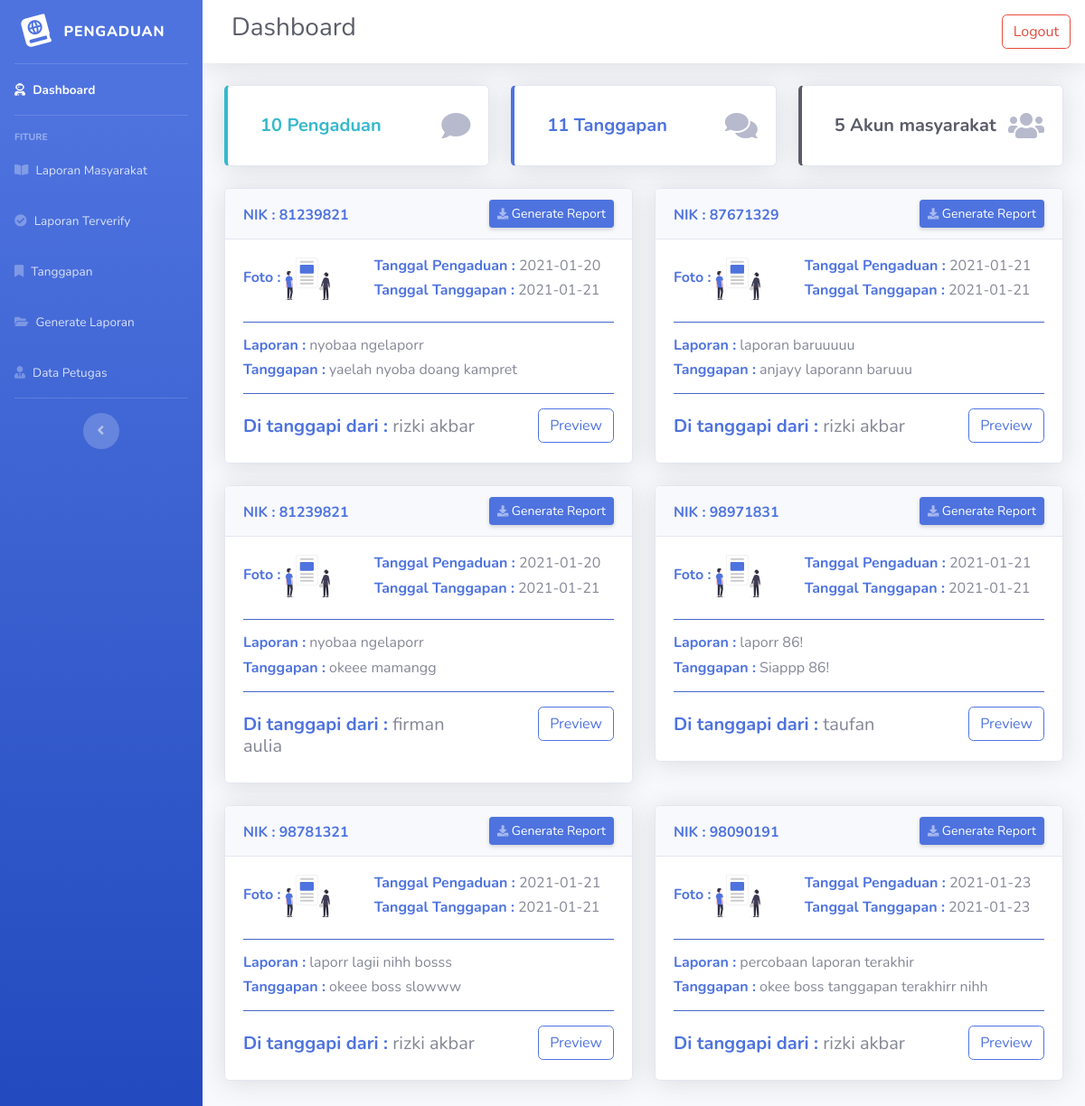
Page /src/admin/dashboard.php on the committed database.
### tables this page shows
CREATE TABLE `pengaduan` (
  `id_pengaduan` int(11) NOT NULL,
  `tgl_pengaduan` date NOT NULL,
  `nik` int(16) NOT NULL,
  `isi_laporan` text NOT NULL,
  `foto` varchar(255) NOT NULL,
  `status` enum('0','proses','selesai') NOT NULL
);

CREATE TABLE `tanggapan` (
  `id_tanggapan` int(11) NOT NULL,
  `id_pengaduan` int(11) NOT NULL,
  `tgl_tanggapan` date NOT NULL,
  `tanggapan` text NOT NULL,
  `id_petugas` int(11) NOT NULL
);

CREATE TABLE `masyarakat` (
  `nik` int(16) NOT NULL,
  `nama` varchar(36) NOT NULL,
  `username` varchar(25) NOT NULL,
  `password` varchar(32) NOT NULL,
  `telp` varchar(13) NOT NULL
);

CREATE TABLE `petugas` (
  `id_petugas` int(11) NOT NULL,
  `nama_petugas` varchar(35) NOT NULL,
  `username` varchar(25) NOT NULL,
  `password` varchar(32) NOT NULL,
  `telp` varchar(13) NOT NULL,
  `level` enum('admin','petugas') NOT NULL
);

### src/admin/dashboard.php (the view)
<?php
$title = 'Dashboard';
require '../../public/app.php';
require '../layouts/header.php';
require '../layouts/navAdmin.php';
$pengaduan = mysqli_query($conn, "SELECT * FROM pengaduan ORDER BY id_pengaduan  DESC LIMIT 1");
$tanggapan = mysqli_query($conn, "SELECT * FROM tanggapan ORDER BY id_tanggapan DESC LIMIT 1");
$masyarakat = mysqli_query($conn, "SELECT * FROM masyarakat ORDER BY nik  DESC LIMIT 1");
$query = "SELECT * FROM (( tanggapan INNER JOIN pengaduan ON tanggapan.id_pengaduan = pengaduan.id_pengaduan )
                          INNER JOIN petugas ON tanggapan.id_petugas = petugas.id_petugas )";
$result = mysqli_query($conn, $query);
?>
<?php while ($row = mysqli_fetch_assoc($pengaduan)) : ?>
  <div class="row mb-3">
    <div class="col-md-4 mb-4" data-aos="fade-up" data-aos-duration="300">
      <div class="card border-left-info shadow h-100 py-2">
        <div class="card-body">
          <div class="row no-gutters align-items-center">
            <div class="col ml-3">
              <div class="h5 mb-0 font-weight-bold text-info"><?= $row['id_pengaduan']; ?> Pengaduan</div>
            </div>
            <i class="fas fa-comment fa-2x text-gray-500"></i>
          </div>
        </div>
      </div>
    </div>
  <?php endwhile; ?>
  <?php while ($row = mysqli_fetch_assoc($tanggapan)) : ?>
    <div class="col-md-4 mb-4" data-aos="fade-up" data-aos-duration="700">
      <div class="card border-left-primary shadow h-100 py-2">
        <div class="card-body">
          <div class="row no-gutters align-items-center">
            <div class="col ml-3">
              <div class="h5 mb-0 font-weight-bold text-primary"><?= $row['id_tanggapan']; ?> Tanggapan</div>
            </div>
            <i class="fas fa-comments fa-2x text-gray-500"></i>
          </div>
        </div>
      </div>
    </div>
  <?php endwhile; ?>
  <?php while ($row = mysqli_fetch_assoc($masyarakat)) : ?>
    <div class="col-md-4 mb-4" data-aos="fade-up" data-aos-duration="700">
      <div class="card border-left-dark shadow h-100 py-2">
        <div class="card-body">
          <div class="row no-gutters align-items-center">
            <div class="col ml-3">
              <div class="h5 mb-0 font-weight-bold text-dark">5 Akun masyarakat</div>
            </div>
            <i class="fas fa-users fa-2x text-gray-500"></i>
          </div>
        </div>
      </div>
    </div>
  <?php endwhile ?>
  <?php while ($row = mysqli_fetch_assoc($result)) : ?>
    <div class="col-6">
      <div class="card shadow mb-4" data-aos="fade-up">
        <div class="card-header">
          <div class="row">
            <div class="col-6">
              <h6 class="m-0 font-weight-bold text-primary mt-2">NIK : <?= $row['nik']; ?></h6>
            </div>
            <div class="col-6">
              <div class="d-sm-flex align-items-center justify-content-end">
                <a href="#" class="d-none d-sm-inline-block btn btn-sm btn-primary shadow-sm"><i class="fas fa-download fa-sm text-white-50"></i> Generate Report</a>
              </div>
            </div>
          </div>
        </div>
        <div class="collapse show" id="generate">
          <div class="card-body">
            <div class="row">
              <div class="col-4">
                <h6 class="text-primary font-weight-bold">Foto : <img src="../../assets/img/img-buat-laporan.svg" width="50" alt=""></h6>
              </div>
              <div class="col-8">
                <h6> <span class="text-primary font-weight-bold">Tanggal Pengaduan :</span> <?= $row['tgl_pengaduan']; ?></h6>
                <h6> <span class="text-primary font-weight-bold">Tanggal Tanggapan :</span> <?= $row['tgl_tanggapan']; ?></h6>
              </div>
            </div>
            <hr class="bg-primary">
            <h6><span class="text-primary font-weight-bold">Laporan :</span> <?= $row['isi_laporan']; ?></h6>
            <h6><span class="text-primary font-weight-bold">Tanggapan :</span> <?= $row['tanggapan']; ?></h6>
            <hr class="bg-primary">
            <div class="row">
              <div class="col-8 mt-2">
                <h5> <span class="text-primary font-weight-bold">Di tanggapi dari :</span> <?= $row['nama_petugas']; ?></h5>
              </div>
              <div class="col-4">
                <div class="d-flex justify-content-end">
                  <a href="preview.php?id_tanggapan=<?= $row['id_tanggapan']; ?>" class="btn btn-outline-primary">Preview</a>
                </div>
              </div>
            </div>
          </div>
        </div>
      </div>
    </div>
  <?php endwhile; ?>
  </div>
  <?php require '../layouts/footer.php'; ?>

### src/layouts/header.php (shortened to what this page needs)
<!doctype html>
<html lang="en">
<head>
    <link rel="stylesheet" href="https://stackpath.bootstrapcdn.com/bootstrap/4.4.1/css/bootstrap.min.css">
    <link href="../../assets/vendor/fontawesome-free/css/all.min.css" rel="stylesheet" type="text/css">
    <link href="../../assets/css/sb-admin-2.min.css" rel="stylesheet">
    <link href="https://unpkg.com/aos@2.3.1/dist/aos.css" rel="stylesheet">
</head>
<body id="page-top">
    <div id="content-wrapper" class="d-flex flex-column">
        <div id="content">

### src/layouts/navAdmin.php (shortened to what this page needs)
<div id="wrapper">
  <ul class="navbar-nav bg-gradient-primary sidebar sidebar-dark accordion" id="accordionSidebar">
    <a class="sidebar-brand d-flex align-items-center justify-content-center" href="index.html">
      <div class="sidebar-brand-icon rotate-n-15">
        <i class="fas fa-atlas"></i>
      </div>
      <div class="sidebar-brand-text mx-3">Pengaduan</div>
    </a>
    <hr class="sidebar-divider my-0">
    <li class="nav-item <?php if ($title === "Dashboard") echo "active"; ?>">
      <a class="nav-link" href="../admin/dashboard.php">
        <i class="fas fa-user-astronaut"></i>
        <span>Dashboard</span></a>
    </li>
    <hr class="sidebar-divider">
    <div class="sidebar-heading">
      Fiture
    </div>
    <li class="nav-item <?php if ($title === "Laporan Masyarakat") echo "active"; ?>">
      <a class="nav-link" href="../admin/laporan.php">
        <i class="fas fa-book-open"></i>
        <span>Laporan Masyarakat</span></a>
    </li>
    <li class="nav-item <?php if ($title === "Laporan Terverifikasi") echo "active"; ?>">
      <a class="nav-link" href="../admin/terverify.php">
        <i class="fas fa-check-circle"></i>
        <span>Laporan Terverify</span></a>
    </li>
    <li class="nav-item <?php if ($title === "Tanggapan") echo "active"; ?>">
      <a class="nav-link" href="../admin/tanggapan.php">
        <i class="fas fa-bookmark"></i>
        <span>Tanggapan</span></a>
    </li>
    <li class="nav-item <?php if ($title === "Generate Laporan") echo "active"; ?>">
      <a class="nav-link" href="../admin/generate.php">
        <i class="fas fa-folder-open"></i>
        <span>Generate Laporan</span></a>
    </li>
    <li class="nav-item <?php if ($title === "Data Petugas") echo "active"; ?>">
      <a class="nav-link" href="../admin/petugas.php">
        <i class="fas fa-user-tie"></i>
        <span>Data Petugas</span></a>
    </li>
    <hr class="sidebar-divider d-none d-md-block">
    <div class="text-center d-none d-md-inline">
      <button class="rounded-circle border-0" id="sidebarToggle"></button>
    </div>
  </ul>
  <div id="content-wrapper" class="d-flex flex-column">
    <div id="content">
      <nav class="navbar navbar-expand navbar-light bg-white topbar mb-4 static-top shadow">
        <h3 class="text-gray-800 ml-3"><?= $title; ?></h3>
        <ul class="navbar-nav ml-auto">
          <li class="nav-item dropdown no-arrow">
            <a href="../petugas/login.php" class="btn btn-outline-danger">Logout</a>
          </li>
        </ul>
      </nav>
      <div class="container">

### src/layouts/footer.php (shortened to what this page needs)
</div>
</div>
</div>
</body>
</html>

### rows in the picture
pengaduan: id_pengaduan "10"
tanggapan: id_tanggapan "11", id_pengaduan.nik "98090191", id_pengaduan.tgl_pengaduan "2021-01-23", tgl_tanggapan "2021-01-23", id_pengaduan.isi_laporan "percobaan laporan terakhir", tanggapan "okee boss tanggapan terakhirr nihh", id_petugas.nama_petugas "rizki akbar"
tanggapan: id_pengaduan.nik "81239821", id_pengaduan.tgl_pengaduan "2021-01-20", tgl_tanggapan "2021-01-21", id_pengaduan.isi_laporan "nyobaa ngelaporr", tanggapan "yaelah nyoba doang kampret", id_petugas.nama_petugas "rizki akbar"
tanggapan: id_pengaduan.nik "87671329", id_pengaduan.tgl_pengaduan "2021-01-21", tgl_tanggapan "2021-01-21", id_pengaduan.isi_laporan "laporan baruuuuu", tanggapan "anjayy laporann baruuu", id_petugas.nama_petugas "rizki akbar"
tanggapan: id_pengaduan.nik "81239821", id_pengaduan.tgl_pengaduan "2021-01-20", tgl_tanggapan "2021-01-21", id_pengaduan.isi_laporan "nyobaa ngelaporr", tanggapan "okeee mamangg", id_petugas.nama_petugas "firman aulia"
tanggapan: id_pengaduan.nik "98971831", id_pengaduan.tgl_pengaduan "2021-01-21", tgl_tanggapan "2021-01-21", id_pengaduan.isi_laporan "laporr 86!", tanggapan "Siappp 86!", id_petugas.nama_petugas "taufan"
tanggapan: id_pengaduan.nik "98781321", id_pengaduan.tgl_pengaduan "2021-01-21", tgl_tanggapan "2021-01-21", id_pengaduan.isi_laporan "laporr lagii nihh bosss", tanggapan "okeee boss slowww", id_petugas.nama_petugas "rizki akbar"

### other values in the picture
$title "Dashboard"
